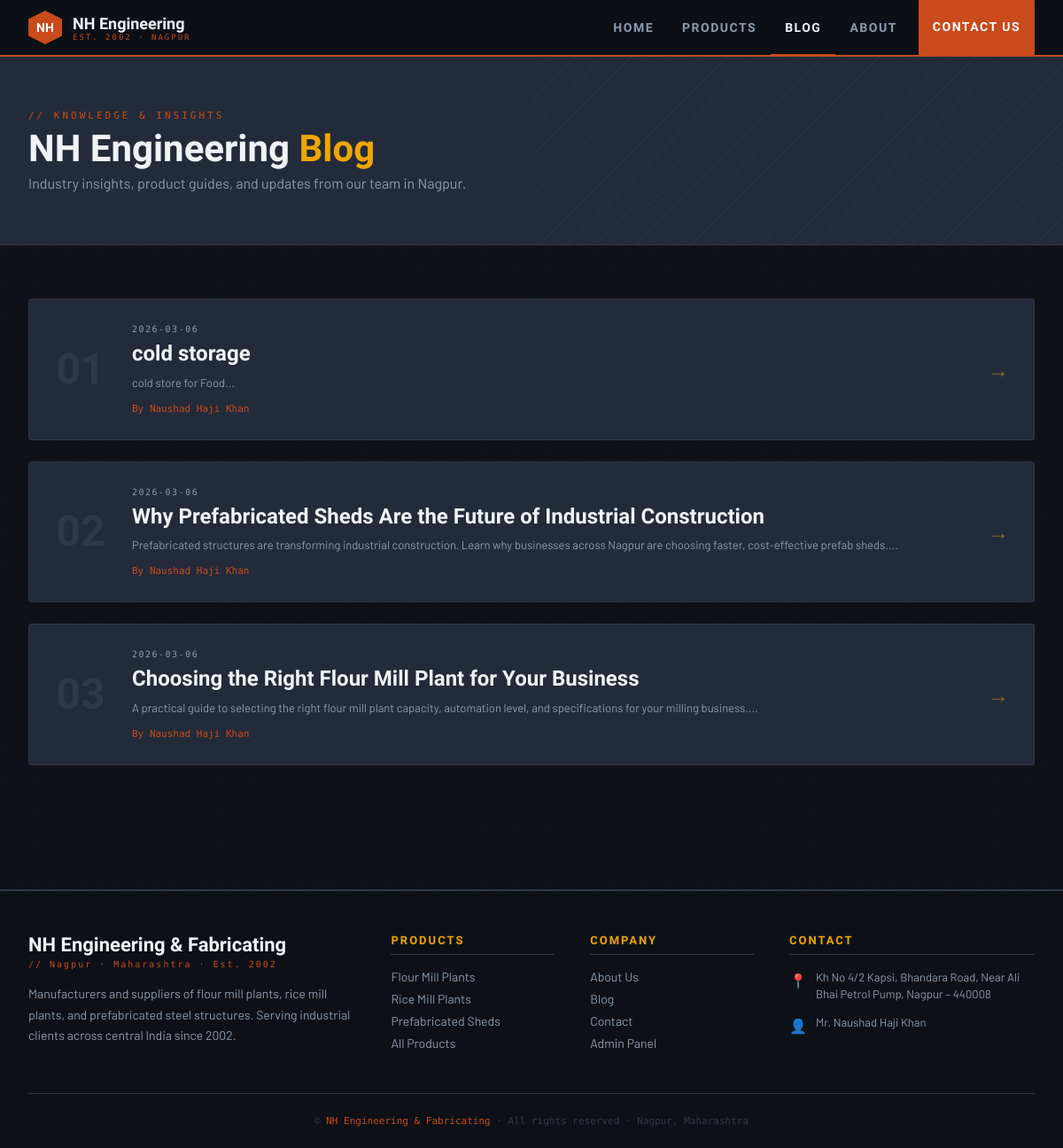
Page /blog on the committed database.
### tables this page shows
CREATE TABLE blogs (
                id INTEGER PRIMARY KEY AUTOINCREMENT,
                title TEXT NOT NULL,
                slug TEXT UNIQUE NOT NULL,
                content TEXT NOT NULL,
                excerpt TEXT,
                author TEXT DEFAULT 'Admin',
                published INTEGER DEFAULT 1,
                created_at TEXT DEFAULT CURRENT_TIMESTAMP
            );

### app.py (the view)
@app.route('/blog')
def blog():
    posts = query_db("SELECT * FROM blogs WHERE published=1 ORDER BY created_at DESC")
    return render_template('public/blog.html', posts=posts)

### app.py (called while the page is built)
def get_db():
    db = getattr(g, '_database', None)
    if db is None:
        db = g._database = sqlite3.connect(DATABASE)
        db.row_factory = sqlite3.Row
    return db

@app.teardown_appcontext
def close_connection(exception):
    db = getattr(g, '_database', None)
    if db is not None:
        db.close()

def query_db(query, args=(), one=False):
    cur = get_db().execute(query, args)
    rv = cur.fetchall()
    cur.close()
    return (rv[0] if rv else None) if one else rv

### templates/public/blog.html (shortened to what this page needs)
{% extends "base.html" %}
{% block content %}
<div class="page-hero">
    <div class="page-hero-content">
        <div class="section-label">// Knowledge & Insights</div>
        <h1 class="section-title" style="margin-bottom:8px;">NH Engineering <span style="color:var(--amber)">Blog</span></h1>
        <p style="color:var(--smoke);font-size:16px;">Industry insights, product guides, and updates from our team in Nagpur.</p>
    </div>
</div>
<section class="section">
    <div class="container">
        {% if posts %}
        <div class="blog-list">
            {% for post in posts %}
            <a href="/blog/{{ post['slug'] }}" class="blog-item">
                <div class="blog-item-num">{{ '%02d'|format(loop.index) }}</div>
                <div>
                    <div class="blog-item-date">{{ post['created_at'][:10] }}</div>
                    <div class="blog-item-title">{{ post['title'] }}</div>
                    <div class="blog-item-excerpt">{{ post['excerpt'] or post['content'][:150] }}...</div>
                    <div class="blog-item-author">By {{ post['author'] }}</div>
                </div>
                <div class="blog-item-arrow">→</div>
            </a>
            {% endfor %}
        </div>
        {% else %}
        <div style="text-align:center;padding:80px;color:var(--smoke);">
            <div style="font-size:48px;margin-bottom:16px;">📝</div>
            <div style="font-family:'Barlow Condensed',sans-serif;font-size:24px;color:var(--white);">No posts yet. Check back soon.</div>
        </div>
        {% endif %}
    </div>
</section>
{% endblock %}

### templates/base.html (style rules this page uses)
:root { --steel: #1a1f2e; --iron: #0d1117; --rust: #c94a1a; --rust-light: #e05c28; --amber: #f0a500; --smoke: #8a9bb0; --cloud: #c8d4e3; --white: #f0f4f8; --plate: #232b3a; --rivet: #2e3847; --glow: rgba(201,74,26,0.15); }
*, *::before, *::after { box-sizing: border-box; margin: 0; padding: 0; }
html { scroll-behavior: smooth; }
body { font-family: 'Barlow', sans-serif; background: var(--iron); color: var(--cloud); min-height: 100vh; overflow-x: hidden; }
body::before { content: ''; position: fixed; inset: 0; pointer-events: none; z-index: 0; opacity: 0.6; }
.container { max-width: 1200px; margin: 0 auto; padding: 0 2rem; }
.section-label { font-family: 'Share Tech Mono', monospace; font-size: 11px; letter-spacing: 3px; color: var(--rust); text-transform: uppercase; margin-bottom: 10px; }
.section-title { font-family: 'Barlow Condensed', sans-serif; font-weight: 800; font-size: 42px; line-height: 1; color: var(--white); }

### templates/public/blog.html (style rules this page uses)
.page-hero { position:relative;z-index:1;background:var(--plate);border-bottom:1px solid var(--rivet);padding:60px 2rem;overflow:hidden; }
.page-hero::after { content:'';position:absolute;right:0;top:0;width:50%;height:100%;background:repeating-linear-gradient(-45deg,transparent,transparent 10px,rgba(46,56,71,0.4) 10px,rgba(46,56,71,0.4) 11px); }
.page-hero-content { position:relative;z-index:2;max-width:1200px;margin:0 auto; }
.section { padding:60px 0;position:relative;z-index:1; }
.blog-list { display:flex;flex-direction:column;gap:24px; }
.blog-item { background:var(--plate);border:1px solid var(--rivet);border-radius:3px;display:grid;grid-template-columns:auto 1fr auto;align-items:center;gap:28px;padding:28px;text-decoration:none;color:inherit;transition:border-color 0.2s,transform 0.2s; }
.blog-item-num { font-family:'Barlow Condensed',sans-serif;font-weight:800;font-size:48px;color:var(--rivet);line-height:1;min-width:60px;text-align:center; }
.blog-item-date { font-family:'Share Tech Mono',monospace;font-size:10px;color:var(--smoke);letter-spacing:1.5px;text-transform:uppercase;margin-bottom:8px; }
.blog-item-title { font-family:'Barlow Condensed',sans-serif;font-weight:700;font-size:24px;color:var(--white);margin-bottom:8px;line-height:1.2; }
.blog-item-excerpt { font-size:13px;color:var(--smoke);line-height:1.6; }
.blog-item-author { font-family:'Share Tech Mono',monospace;font-size:11px;color:var(--rust);margin-top:12px; }
.blog-item-arrow { font-size:24px;color:var(--amber);opacity:0.5;transition:opacity 0.2s; }

### rows in the picture
blogs: created_at "2026-03-06", title "cold storage", excerpt "cold store for Food", author "Naushad Haji Khan"
blogs: created_at "2026-03-06", title "Why Prefabricated Sheds Are the Future of Industrial Construction", excerpt "Prefabricated structures are transforming industrial construction. Learn why businesses across Nagpur are choosing faster, cost-effective prefab sheds.", author "Naushad Haji Khan"
blogs: created_at "2026-03-06", title "Choosing the Right Flour Mill Plant for Your Business", excerpt "A practical guide to selecting the right flour mill plant capacity, automation level, and specifications for your milling business.", author "Naushad Haji Khan"
